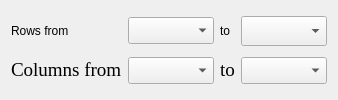
             <widget class="QWidget" name="tab_YValues">
              <attribute name="title">
               <string>Y Values</string>
              </attribute>
              <layout class="QGridLayout" name="gridLayout_8">
               <item row="0" column="2">
                <widget class="QLabel" name="label_Yrowto">
                 <property name="text">
                  <string>to</string>
                 </property>
                </widget>
               </item>
               <item row="0" column="1">
                <widget class="QComboBox" name="combo_Yrowfrom">
                 <property name="sizePolicy">
                  <sizepolicy hsizetype="Expanding" vsizetype="Fixed">
                   <horstretch>0</horstretch>
                   <verstretch>0</verstretch>
                  </sizepolicy>
                 </property>
                 <property name="font">
                  <font>
                   <family>Times New Roman</family>
                   <pointsize>12</pointsize>
                  </font>
                 </property>
                </widget>
               </item>
               <item row="0" column="3">
                <widget class="QComboBox" name="combo_Yrowto">
                 <property name="sizePolicy">
                  <sizepolicy hsizetype="Expanding" vsizetype="Fixed">
                   <horstretch>0</horstretch>
                   <verstretch>0</verstretch>
                  </sizepolicy>
                 </property>
                 <property name="font">
                  <font>
                   <family>Times New Roman</family>
                   <pointsize>14</pointsize>
                  </font>
                 </property>
                 <property name="currentIndex">
                  <number>0</number>
                 </property>
                 <item>
                  <property name="text">
                   <string/>
                  </property>
                 </item>
                 <item>
                  <property name="text">
                   <string/>
                  </property>
                 </item>
                </widget>
               </item>
               <item row="1" column="3">
                <widget class="QComboBox" name="combo_Ycolto">
                 <property name="sizePolicy">
                  <sizepolicy hsizetype="Expanding" vsizetype="Fixed">
                   <horstretch>0</horstretch>
                   <verstretch>0</verstretch>
                  </sizepolicy>
                 </property>
                 <property name="font">
                  <font>
                   <family>Times New Roman</family>
                   <pointsize>12</pointsize>
                  </font>
                 </property>
                </widget>
               </item>
               <item row="1" column="1">
                <widget class="QComboBox" name="combo_Ycolfrom">
                 <property name="sizePolicy">
                  <sizepolicy hsizetype="Expanding" vsizetype="Fixed">
                   <horstretch>0</horstretch>
                   <verstretch>0</verstretch>
                  </sizepolicy>
                 </property>
                 <property name="font">
                  <font>
                   <family>Times New Roman</family>
                   <pointsize>12</pointsize>
                  </font>
                 </property>
                </widget>
               </item>
               <item row="1" column="2">
                <widget class="QLabel" name="label_Ycolto">
                 <property name="sizePolicy">
                  <sizepolicy hsizetype="Fixed" vsizetype="Preferred">
                   <horstretch>0</horstretch>
                   <verstretch>0</verstretch>
                  </sizepolicy>
                 </property>
                 <property name="font">
                  <font>
                   <family>Times New Roman</family>
                   <pointsize>14</pointsize>
                  </font>
                 </property>
                 <property name="text">
                  <string>&lt;html&gt;&lt;head/&gt;&lt;body&gt;&lt;p&gt;to&lt;/p&gt;&lt;/body&gt;&lt;/html&gt;</string>
                 </property>
                </widget>
               </item>
               <item row="0" column="0">
                <widget class="QLabel" name="label_Yrows">
                 <property name="text">
                  <string>Rows from</string>
                 </property>
                </widget>
               </item>
               <item row="1" column="0">
                <widget class="QLabel" name="label_Ycols">
                 <property name="sizePolicy">
                  <sizepolicy hsizetype="Fixed" vsizetype="Fixed">
                   <horstretch>0</horstretch>
                   <verstretch>0</verstretch>
                  </sizepolicy>
                 </property>
                 <property name="font">
                  <font>
                   <family>Times New Roman</family>
                   <pointsize>14</pointsize>
                  </font>
                 </property>
                 <property name="text">
                  <string>&lt;html&gt;&lt;head/&gt;&lt;body&gt;&lt;p&gt;Columns from&lt;/p&gt;&lt;/body&gt;&lt;/html&gt;</string>
                 </property>
                </widget>
               </item>
              </layout>
             </widget>
